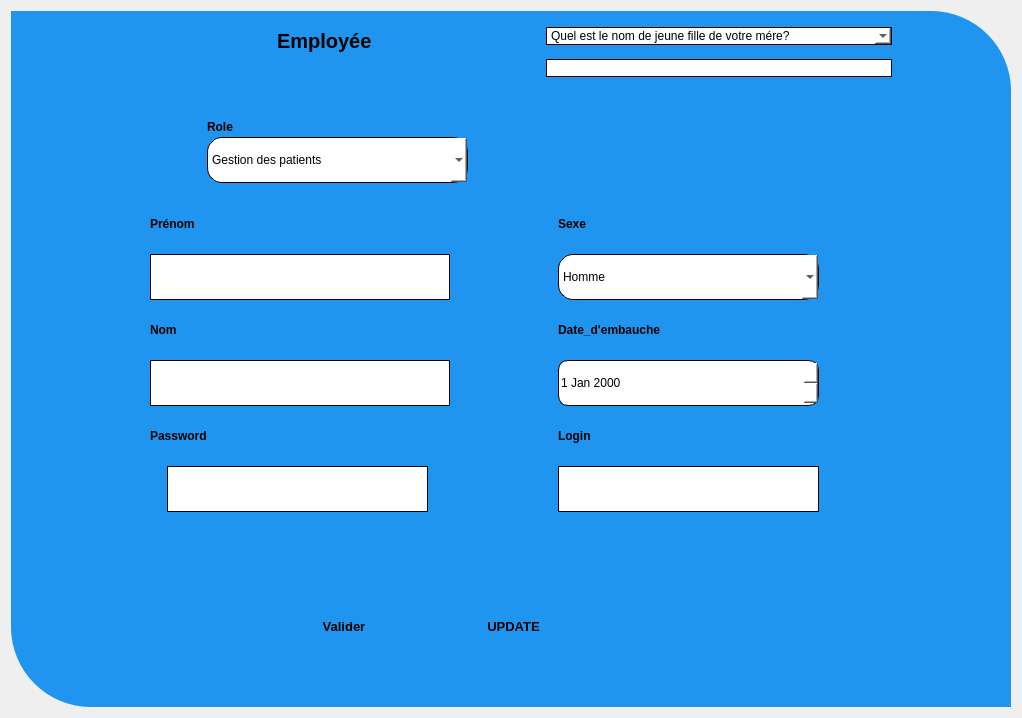
         <widget class="QWidget" name="ajouter_employe">
          <layout class="QGridLayout" name="gridLayout_31">
           <item row="0" column="1">
            <widget class="QWidget" name="widget_13" native="true">
             <property name="maximumSize">
              <size>
               <width>1000</width>
               <height>700</height>
              </size>
             </property>
             <property name="styleSheet">
              <string notr="true">border-radius: 0;  
background-color: rgb(31, 149, 239);
border-top-right-radius: 80px; 
border-bottom-left-radius: 80px;
 </string>
             </property>
             <layout class="QGridLayout" name="gridLayout_32">
              <item row="3" column="8">
               <spacer name="horizontalSpacer_26">
                <property name="orientation">
                 <enum>Qt::Horizontal</enum>
                </property>
                <property name="sizeHint" stdset="0">
                 <size>
                  <width>108</width>
                  <height>20</height>
                 </size>
                </property>
               </spacer>
              </item>
              <item row="0" column="1" rowspan="3">
               <spacer name="verticalSpacer_100">
                <property name="orientation">
                 <enum>Qt::Vertical</enum>
                </property>
                <property name="sizeHint" stdset="0">
                 <size>
                  <width>20</width>
                  <height>152</height>
                 </size>
                </property>
               </spacer>
              </item>
              <item row="2" column="6">
               <spacer name="horizontalSpacer_32">
                <property name="orientation">
                 <enum>Qt::Horizontal</enum>
                </property>
                <property name="sizeHint" stdset="0">
                 <size>
                  <width>123</width>
                  <height>20</height>
                 </size>
                </property>
               </spacer>
              </item>
              <item row="0" column="7" rowspan="3">
               <spacer name="verticalSpacer_101">
                <property name="orientation">
                 <enum>Qt::Vertical</enum>
                </property>
                <property name="sizeHint" stdset="0">
                 <size>
                  <width>20</width>
                  <height>152</height>
                 </size>
                </property>
               </spacer>
              </item>
              <item row="0" column="3" colspan="2">
               <layout class="QHBoxLayout" name="horizontalLayout_44">
                <property name="spacing">
                 <number>8</number>
                </property>
                <property name="topMargin">
                 <number>9</number>
                </property>
                <property name="rightMargin">
                 <number>1</number>
                </property>
                <item>
                 <spacer name="horizontalSpacer_29">
                  <property name="orientation">
                   <enum>Qt::Horizontal</enum>
                  </property>
                  <property name="sizeHint" stdset="0">
                   <size>
                    <width>78</width>
                    <height>20</height>
                   </size>
                  </property>
                 </spacer>
                </item>
                <item>
                 <widget class="QLabel" name="label_38">
                  <property name="font">
                   <font>
                    <pointsize>15</pointsize>
                    <weight>75</weight>
                    <bold>true</bold>
                   </font>
                  </property>
                  <property name="text">
                   <string>Employée</string>
                  </property>
                 </widget>
                </item>
                <item>
                 <spacer name="horizontalSpacer_30">
                  <property name="orientation">
                   <enum>Qt::Horizontal</enum>
                  </property>
                  <property name="sizeHint" stdset="0">
                   <size>
                    <width>98</width>
                    <height>20</height>
                   </size>
                  </property>
                 </spacer>
                </item>
               </layout>
              </item>
              <item row="5" column="5">
               <widget class="QPushButton" name="update_employ">
                <property name="font">
                 <font>
                  <pointsize>10</pointsize>
                  <weight>75</weight>
                  <bold>true</bold>
                 </font>
                </property>
                <property name="text">
                 <string>UPDATE</string>
                </property>
                <property name="icon">
                 <iconset resource="icon.qrc">
                  <normaloff>:/icon_tabN/ressource/icon_n/icon_tabN/update.png</normaloff>:/icon_tabN/ressource/icon_n/icon_tabN/update.png</iconset>
                </property>
               </widget>
              </item>
              <item row="3" column="0">
               <spacer name="horizontalSpacer_25">
                <property name="orientation">
                 <enum>Qt::Horizontal</enum>
                </property>
                <property name="sizeHint" stdset="0">
                 <size>
                  <width>108</width>
                  <height>20</height>
                 </size>
                </property>
               </spacer>
              </item>
              <item row="5" column="4">
               <widget class="QPushButton" name="pushButton_35">
                <property name="font">
                 <font>
                  <pointsize>10</pointsize>
                  <weight>75</weight>
                  <bold>true</bold>
                 </font>
                </property>
                <property name="text">
                 <string>Valider</string>
                </property>
                <property name="icon">
                 <iconset resource="icon.qrc">
                  <normaloff>:/icon_ajout_P_N/ressource/icon_n/icon_ajoutPn/add-account.png</normaloff>:/icon_ajout_P_N/ressource/icon_n/icon_ajoutPn/add-account.png</iconset>
                </property>
                <property name="iconSize">
                 <size>
                  <width>26</width>
                  <height>21</height>
                 </size>
                </property>
               </widget>
              </item>
              <item row="2" column="2" colspan="2">
               <spacer name="horizontalSpacer_31">
                <property name="orientation">
                 <enum>Qt::Horizontal</enum>
                </property>
                <property name="sizeHint" stdset="0">
                 <size>
                  <width>118</width>
                  <height>20</height>
                 </size>
                </property>
               </spacer>
              </item>
              <item row="3" column="1" colspan="7">
               <layout class="QHBoxLayout" name="horizontalLayout_45">
                <property name="spacing">
                 <number>18</number>
                </property>
                <property name="topMargin">
                 <number>28</number>
                </property>
                <property name="bottomMargin">
                 <number>38</number>
                </property>
                <item>
                 <layout class="QVBoxLayout" name="verticalLayout_10">
                  <property name="spacing">
                   <number>23</number>
                  </property>
                  <item>
                   <widget class="QLabel" name="label_62">
                    <property name="maximumSize">
                     <size>
                      <width>70</width>
                      <height>19</height>
                     </size>
                    </property>
                    <property name="font">
                     <font>
                      <pointsize>9</pointsize>
                      <weight>75</weight>
                      <bold>true</bold>
                     </font>
                    </property>
                    <property name="styleSheet">
                     <string notr="true">border:none; 
 background-color: rgb(31, 149, 239);</string>
                    </property>
                    <property name="text">
                     <string>Prénom </string>
                    </property>
                   </widget>
                  </item>
                  <item>
                   <layout class="QHBoxLayout" name="horizontalLayout_36">
                    <item>
                     <widget class="QLineEdit" name="prenom_kine_3">
                      <property name="minimumSize">
                       <size>
                        <width>261</width>
                        <height>46</height>
                       </size>
                      </property>
                      <property name="maximumSize">
                       <size>
                        <width>300</width>
                        <height>46</height>
                       </size>
                      </property>
                      <property name="font">
                       <font>
                        <pointsize>13</pointsize>
                       </font>
                      </property>
                      <property name="styleSheet">
                       <string notr="true"> border: 1px solid black; 
background-color: rgb(255, 255, 255);</string>
                      </property>
                      <property name="text">
                       <string/>
                      </property>
                     </widget>
                    </item>
                    <item>
                     <widget class="QLabel" name="label_64">
                      <property name="minimumSize">
                       <size>
                        <width>0</width>
                        <height>0</height>
                       </size>
                      </property>
                      <property name="maximumSize">
                       <size>
                        <width>21</width>
                        <height>21</height>
                       </size>
                      </property>
                      <property name="styleSheet">
                       <string notr="true">background-color: rgb(31, 149, 239);</string>
                      </property>
                      <property name="text">
                       <string/>
                      </property>
                      <property name="pixmap">
                       <pixmap resource="icon.qrc">:/icon_ajout_P_N/ressource/icon_n/icon_ajoutPn/pen.png</pixmap>
                      </property>
                      <property name="scaledContents">
                       <bool>true</bool>
                      </property>
                     </widget>
                    </item>
                   </layout>
                  </item>
                  <item>
                   <widget class="QLabel" name="label_66">
                    <property name="maximumSize">
                     <size>
                      <width>36</width>
                      <height>19</height>
                     </size>
                    </property>
                    <property name="font">
                     <font>
                      <pointsize>9</pointsize>
                      <weight>75</weight>
                      <bold>true</bold>
                     </font>
                    </property>
                    <property name="styleSheet">
                     <string notr="true">background-color: rgb(31, 149, 239);</string>
                    </property>
                    <property name="text">
                     <string>Nom </string>
                    </property>
                   </widget>
                  </item>
                  <item>
                   <layout class="QHBoxLayout" name="horizontalLayout_38">
                    <item>
                     <widget class="QLineEdit" name="nom_kine_3">
                      <property name="minimumSize">
                       <size>
                        <width>261</width>
                        <height>46</height>
                       </size>
                      </property>
                      <property name="maximumSize">
                       <size>
                        <width>300</width>
                        <height>46</height>
                       </size>
                      </property>
                      <property name="font">
                       <font>
                        <pointsize>13</pointsize>
                       </font>
                      </property>
                      <property name="styleSheet">
                       <string notr="true"> border: 1px solid black; 
background-color: rgb(255, 255, 255);</string>
                      </property>
                     </widget>
                    </item>
                    <item>
                     <widget class="QLabel" name="label_68">
                      <property name="maximumSize">
                       <size>
                        <width>21</width>
                        <height>21</height>
                       </size>
                      </property>
                      <property name="styleSheet">
                       <string notr="true">background-color: rgb(31, 149, 239);</string>
                      </property>
                      <property name="text">
                       <string/>
                      </property>
                      <property name="pixmap">
                       <pixmap resource="icon.qrc">:/icon_ajout_P_N/ressource/icon_n/icon_ajoutPn/pen.png</pixmap>
                      </property>
                      <property name="scaledContents">
                       <bool>true</bool>
                      </property>
                     </widget>
                    </item>
                   </layout>
                  </item>
                  <item>
                   <widget class="QLabel" name="label_72">
                    <property name="maximumSize">
                     <size>
                      <width>150</width>
                      <height>19</height>
                     </size>
                    </property>
                    <property name="font">
                     <font>
                      <pointsize>9</pointsize>
                      <weight>75</weight>
                      <bold>true</bold>
                     </font>
                    </property>
                    <property name="styleSheet">
                     <string notr="true">
border:none; 
background-color: rgb(31, 149, 239);</string>
                    </property>
                    <property name="text">
                     <string>Password</string>
                    </property>
                   </widget>
                  </item>
                  <item>
                   <layout class="QHBoxLayout" name="horizontalLayout_39">
                    <property name="spacing">
                     <number>11</number>
                    </property>
                    <item>
                     <widget class="QLineEdit" name="cv_kine_45">
                      <property name="minimumSize">
                       <size>
                        <width>261</width>
                        <height>46</height>
                       </size>
                      </property>
                      <property name="maximumSize">
                       <size>
                        <width>261</width>
                        <height>46</height>
                       </size>
                      </property>
                      <property name="font">
                       <font>
                        <pointsize>13</pointsize>
                       </font>
                      </property>
                      <property name="styleSheet">
                       <string notr="true"> border: 1px solid black; 
background-color: rgb(255, 255, 255);</string>
                      </property>
                     </widget>
                    </item>
                    <item>
                     <widget class="QLabel" name="label_75">
                      <property name="maximumSize">
                       <size>
                        <width>21</width>
                        <height>21</height>
                       </size>
                      </property>
                      <property name="styleSheet">
                       <string notr="true">background-color: rgb(31, 149, 239);</string>
                      </property>
                      <property name="text">
                       <string/>
                      </property>
                      <property name="pixmap">
                       <pixmap resource="icon.qrc">:/icon_tabN/ressource/icon_n/icon_tabN/padlock.png</pixmap>
                      </property>
                      <property name="scaledContents">
                       <bool>true</bool>
                      </property>
                     </widget>
                    </item>
                   </layout>
                  </item>
                 </layout>
                </item>
                <item>
                 <layout class="QVBoxLayout" name="verticalLayout_11">
                  <property name="spacing">
                   <number>23</number>
                  </property>
                  <item>
                   <widget class="QLabel" name="label_63">
                    <property name="maximumSize">
                     <size>
                      <width>36</width>
                      <height>19</height>
                     </size>
                    </property>
                    <property name="font">
                     <font>
                      <pointsize>9</pointsize>
                      <weight>75</weight>
                      <bold>true</bold>
                     </font>
                    </property>
                    <property name="styleSheet">
                     <string notr="true">border:none; 
background-color: rgb(31, 149, 239);</string>
                    </property>
                    <property name="text">
                     <string>Sexe</string>
                    </property>
                   </widget>
                  </item>
                  <item>
                   <layout class="QHBoxLayout" name="horizontalLayout_40">
                    <item>
                     <widget class="QComboBox" name="sexe_kine_3">
                      <property name="minimumSize">
                       <size>
                        <width>261</width>
                        <height>46</height>
                       </size>
                      </property>
                      <property name="maximumSize">
                       <size>
                        <width>261</width>
                        <height>46</height>
                       </size>
                      </property>
                      <property name="styleSheet">
                       <string notr="true">  border: 1px solid black; 
background-color: rgb(255, 255, 255);
 border-radius: 15px;</string>
                      </property>
                      <item>
                       <property name="text">
                        <string>Homme</string>
                       </property>
                      </item>
                      <item>
                       <property name="text">
                        <string>Femme</string>
                       </property>
                      </item>
                     </widget>
                    </item>
                    <item>
                     <widget class="QLabel" name="label_65">
                      <property name="maximumSize">
                       <size>
                        <width>30</width>
                        <height>30</height>
                       </size>
                      </property>
                      <property name="text">
                       <string/>
                      </property>
                      <property name="textFormat">
                       <enum>Qt::AutoText</enum>
                      </property>
                      <property name="pixmap">
                       <pixmap resource="icon.qrc">:/icon_ajout_P_N/ressource/icon_n/icon_ajoutPn/gender.png</pixmap>
                      </property>
                      <property name="scaledContents">
                       <bool>true</bool>
                      </property>
                     </widget>
                    </item>
                   </layout>
                  </item>
                  <item>
                   <widget class="QLabel" name="label_67">
                    <property name="maximumSize">
                     <size>
                      <width>150</width>
                      <height>19</height>
                     </size>
                    </property>
                    <property name="font">
                     <font>
                      <pointsize>9</pointsize>
                      <weight>75</weight>
                      <bold>true</bold>
                     </font>
                    </property>
                    <property name="styleSheet">
                     <string notr="true">
border:none; 
background-color: rgb(31, 149, 239);</string>
                    </property>
                    <property name="text">
                     <string>Date_d'embauche</string>
                    </property>
                   </widget>
                  </item>
                  <item>
                   <layout class="QHBoxLayout" name="horizontalLayout_41">
                    <item>
                     <widget class="QDateEdit" name="date_kine_3">
                      <property name="enabled">
                       <bool>true</bool>
                      </property>
                      <property name="minimumSize">
                       <size>
                        <width>261</width>
                        <height>46</height>
                       </size>
                      </property>
                      <property name="maximumSize">
                       <size>
                        <width>261</width>
                        <height>50</height>
                       </size>
                      </property>
                      <property name="styleSheet">
                       <string notr="true"> border: 1px solid black; 
background-color: rgb(255, 255, 255);
 border-radius: 10px;</string>
                      </property>
                     </widget>
                    </item>
                    <item>
                     <widget class="QLabel" name="label_69">
                      <property name="maximumSize">
                       <size>
                        <width>30</width>
                        <height>30</height>
                       </size>
                      </property>
                      <property name="text">
                       <string/>
                      </property>
                      <property name="pixmap">
                       <pixmap resource="icon.qrc">:/icon_ajout_P_N/ressource/icon_n/icon_ajoutPn/schedule.png</pixmap>
                      </property>
                      <property name="scaledContents">
                       <bool>true</bool>
                      </property>
                     </widget>
                    </item>
                   </layout>
                  </item>
                  <item>
                   <widget class="QLabel" name="label_71">
                    <property name="maximumSize">
                     <size>
                      <width>150</width>
                      <height>19</height>
                     </size>
                    </property>
                    <property name="font">
                     <font>
                      <pointsize>9</pointsize>
                      <weight>75</weight>
                      <bold>true</bold>
                     </font>
                    </property>
                    <property name="styleSheet">
                     <string notr="true">
border:none; 
background-color: rgb(31, 149, 239);</string>
                    </property>
                    <property name="text">
                     <string>Login</string>
                    </property>
                   </widget>
                  </item>
                  <item>
                   <layout class="QHBoxLayout" name="horizontalLayout_42">
                    <item>
                     <widget class="QLineEdit" name="cv_kine_2">
                      <property name="minimumSize">
                       <size>
                        <width>261</width>
                        <height>46</height>
                       </size>
                      </property>
                      <property name="maximumSize">
                       <size>
                        <width>261</width>
                        <height>46</height>
                       </size>
                      </property>
                      <property name="font">
                       <font>
                        <pointsize>13</pointsize>
                       </font>
                      </property>
                      <property name="styleSheet">
                       <string notr="true"> border: 1px solid black; 
background-color: rgb(255, 255, 255);</string>
                      </property>
                     </widget>
                    </item>
                    <item>
                     <widget class="QLabel" name="label_73">
                      <property name="maximumSize">
                       <size>
                        <width>30</width>
                        <height>30</height>
                       </size>
                      </property>
                      <property name="text">
                       <string/>
                      </property>
                      <property name="pixmap">
                       <pixmap resource="icon.qrc">:/icon_HbarreN/ressource/icon_n/icon_hN/user.png</pixmap>
                      </property>
                      <property name="scaledContents">
                       <bool>true</bool>
                      </property>
                     </widget>
                    </item>
                   </layout>
                  </item>
                 </layout>
                </item>
               </layout>
              </item>
              <item row="5" column="6">
               <spacer name="verticalSpacer_99">
                <property name="orientation">
                 <enum>Qt::Vertical</enum>
                </property>
                <property name="sizeHint" stdset="0">
                 <size>
                  <width>20</width>
                  <height>142</height>
                 </size>
                </property>
               </spacer>
              </item>
              <item row="0" column="6">
               <widget class="QComboBox" name="questionSecuriteComboBox">
                <property name="styleSheet">
                 <string notr="true">  border: 1px solid black; 
background-color: rgb(255, 255, 255);
 border-radius: 15px;</string>
                </property>
                <item>
                 <property name="text">
                  <string>Quel est le nom de jeune fille de votre mére?</string>
                 </property>
                </item>
                <item>
                 <property name="text">
                  <string>Quel est le nom de votre animal de votre companie?</string>
                 </property>
                </item>
                <item>
                 <property name="text">
                  <string>Quel est votre plat préféré?</string>
                 </property>
                </item>
                <item>
                 <property name="text">
                  <string>Quel est le prénom de votre meuilleur (e) ami (e) d'enfance?</string>
                 </property>
                </item>
               </widget>
              </item>
              <item row="2" column="4">
               <layout class="QVBoxLayout" name="verticalLayout_12">
                <property name="spacing">
                 <number>3</number>
                </property>
                <property name="topMargin">
                 <number>37</number>
                </property>
                <item>
                 <widget class="QLabel" name="label_70">
                  <property name="maximumSize">
                   <size>
                    <width>80</width>
                    <height>19</height>
                   </size>
                  </property>
                  <property name="font">
                   <font>
                    <pointsize>9</pointsize>
                    <weight>75</weight>
                    <bold>true</bold>
                   </font>
                  </property>
                  <property name="styleSheet">
                   <string notr="true">background-color: rgb(31, 149, 239);</string>
                  </property>
                  <property name="text">
                   <string>Role</string>
                  </property>
                 </widget>
                </item>
                <item>
                 <layout class="QHBoxLayout" name="horizontalLayout_43">
                  <property name="spacing">
                   <number>6</number>
                  </property>
                  <item>
                   <widget class="QComboBox" name="sexe_kine_4">
                    <property name="minimumSize">
                     <size>
                      <width>261</width>
                      <height>46</height>
                     </size>
                    </property>
                    <property name="maximumSize">
                     <size>
                      <width>261</width>
                      <height>46</height>
                     </size>
                    </property>
                    <property name="styleSheet">
                     <string notr="true">  border: 1px solid black; 
background-color: rgb(255, 255, 255);
 border-radius: 15px;</string>
                    </property>
                    <item>
                     <property name="text">
                      <string>Gestion des patients</string>
                     </property>
                    </item>
                    <item>
                     <property name="text">
                      <string>Gestion des kines </string>
                     </property>
                    </item>
                    <item>
                     <property name="text">
                      <string>Gestion des Seances</string>
                     </property>
                    </item>
                    <item>
                     <property name="text">
                      <string>Gestion des Machines</string>
                     </property>
                    </item>
                    <item>
                     <property name="text">
                      <string>Gestion des Salles</string>
                     </property>
                    </item>
                    <item>
                     <property name="text">
                      <string/>
                     </property>
                    </item>
                   </widget>
                  </item>
                  <item>
                   <widget class="QLabel" name="label_74">
                    <property name="maximumSize">
                     <size>
                      <width>30</width>
                      <height>30</height>
                     </size>
                    </property>
                    <property name="text">
                     <string/>
                    </property>
                    <property name="pixmap">
                     <pixmap resource="icon.qrc">:/icon_tabN/ressource/icon_n/icon_tabN/role.png</pixmap>
                    </property>
                    <property name="scaledContents">
                     <bool>true</bool>
                    </property>
                   </widget>
                  </item>
                 </layout>
                </item>
               </layout>
              </item>
              <item row="5" column="2">
               <spacer name="verticalSpacer_98">
                <property name="orientation">
                 <enum>Qt::Vertical</enum>
                </property>
                <property name="sizeHint" stdset="0">
                 <size>
                  <width>20</width>
                  <height>18</height>
                 </size>
                </property>
               </spacer>
              </item>
              <item row="1" column="6">
               <widget class="QLineEdit" name="reponseSecuriteLineEdit">
                <property name="styleSheet">
                 <string notr="true"> border: 1px solid black; 
background-color: rgb(255, 255, 255);</string>
                </property>
               </widget>
              </item>
             </layout>
            </widget>
           </item>
          </layout>
         </widget>
